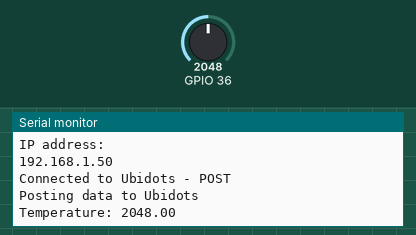
Recording of a sketch running on a simulated ESP32. On the bench: the last lines printed to the serial monitor. The inputs (shaded band) are chosen by the test bench; at power-on: GPIO 36 = 2048. WiFi joins after 1.5 s; servers stay silent unless stated; uploads are accepted with an empty reply.

Above: at 2.7 s.
2.8 s: GPIO 36 set to 2866
At 7.5 s:
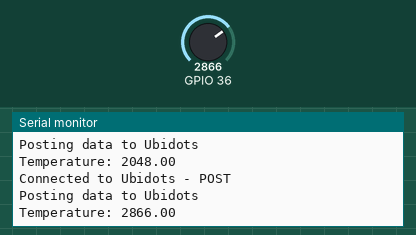
8.7 s: GPIO 36 set to 3603
At 13.8 s:
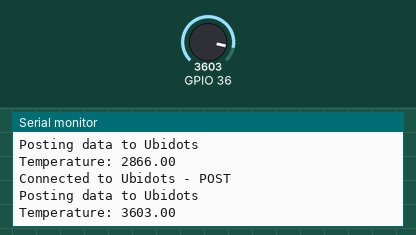
Timing chart, 0 to 15.3 s (numbered marks = the images above; inputs shaded):
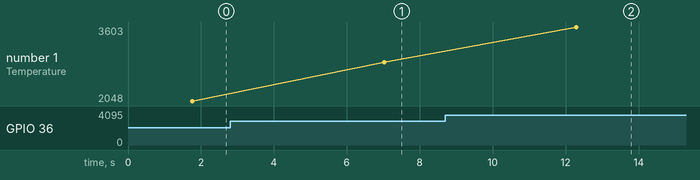

Measured:
- after the input at 2.8 s, the serial monitor: prints a new line after 4.2 s (image 1)
- after the input at 8.7 s, the serial monitor: prints a new line after 3.6 s (image 2)
- plotted number 1: 2048 → 2866 after the input at 2.8 s, 2866 → 3603 after the input at 8.7 s

The sketch:

ubi.ino
```cpp
#include <WiFi.h>
#include <SPI.h>

/********************************
 * Constants and objects
 *******************************/
/* Assigns the network parameters */
char* WIFI_SSID = "dhdh"; // your network WIFI_SSID (name)
char* WIFI_PASSWORD = "asdfasdf"; // your network password
/* Assigns the Ubidots parameters */
char const * TOKEN = "A1E-lmx2XeCWuxmwyq1kik8PCms4BclM0R"; // Assign your Ubidots TOKEN
char const * DEVICE_LABEL = "edison"; // Assign the unique device label
char const * VARIABLE_LABEL_1 = "temperature"; // Assign the unique variable label to publish data to Ubidots (1)
 // Assign the unique variable label to publish data to Ubidots (2)

/* Parameters needed for the requests */
char const * USER_AGENT = "EDISON";
char const * VERSION = "1.0";
char const * SERVER = "things.ubidots.com";
int PORT = 80;
char topic[700];
char payload[300];

/* initialize the library instance */
WiFiClient client;

/********************************
 * Auxiliar Functions
 *******************************/

void SendToUbidots(char* payload) {

  int i = strlen(payload);
  /* Builds the request POST - Please reference this link to know all the request's structures https://ubidots.com/docs/api/ */
  sprintf(topic, "POST /api/v1.6/devices/%s/?force=true HTTP/1.1\r\n", DEVICE_LABEL);
  sprintf(topic, "%sHost: things.ubidots.com\r\n", topic);
  sprintf(topic, "%sUser-Agent: %s/%s\r\n", topic, USER_AGENT, VERSION);
  sprintf(topic, "%sX-Auth-Token: %s\r\n", topic, TOKEN);
  sprintf(topic, "%sConnection: close\r\n", topic);
  sprintf(topic, "%sContent-Type: application/json\r\n", topic);
  sprintf(topic, "%sContent-Length: %d\r\n\r\n", topic, i);
  sprintf(topic, "%s%s\r\n", topic, payload);

  /* Connecting the client */
  client.connect(SERVER, PORT);

  if (client.connected()) {
    /* Sends the request to the client */
    client.print(topic);
    Serial.println("Connected to Ubidots - POST");
  } else {
    Serial.println("Connection Failed ubidots - Try Again");
  }

  /* Reads the response from the server */
  while (client.available()) {
    char c = client.read();
    //Serial.print(c); // Uncomment this line to visualize the response on the Serial Monitor
  }

  /* Disconnecting the client */
  client.stop();
}

/********************************
 * Main Functions
 *******************************/

void setup() {
  Serial.begin(115200);
  Serial.print("Connecting to ");
  Serial.println(WIFI_SSID);
  /* Connects to AP */
  WiFi.begin(WIFI_SSID, WIFI_PASSWORD);

  while (WiFi.status() != WL_CONNECTED) {
    delay(500);
    Serial.print(".");
  }

  Serial.println(F("WiFi connected"));
  Serial.println(F("IP address: "));
  Serial.println(WiFi.localIP());
}

void loop() {
  /* Reads sensors values */
  float temperature = analogRead(A0);


  /* Builds the payload - {"temperature":25.00,"humidity":50.00} */
  sprintf(payload, "{\"");
  sprintf(payload, "%s%s\":%f", payload, VARIABLE_LABEL_1, temperature);

  sprintf(payload, "%s}", payload);

  /* Calls the Ubidots Function POST */
  SendToUbidots(payload);
  /* Prints the data posted on the Serial Monitor */
  Serial.println("Posting data to Ubidots");
  Serial.print("Temperature: ");
  Serial.println(temperature);


  delay(5000);
}
```
